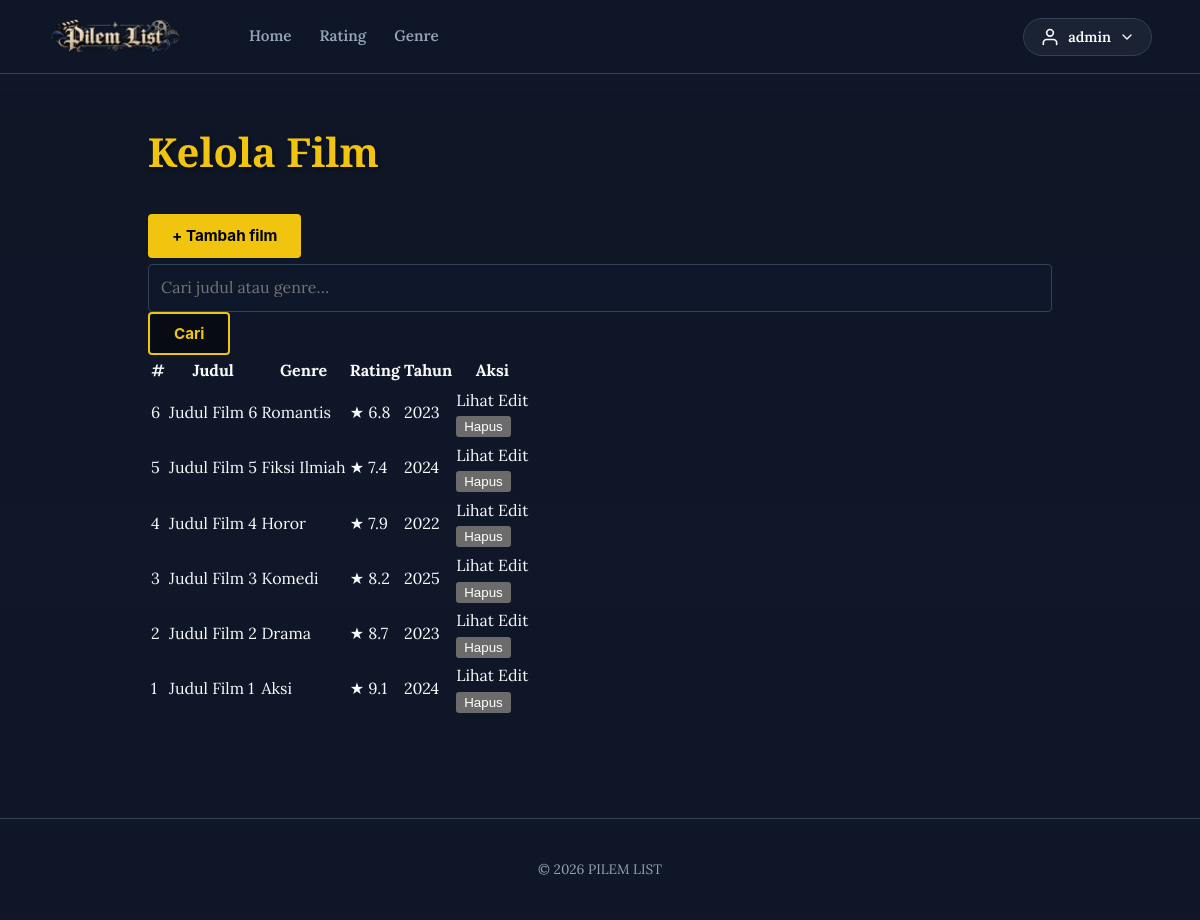
The page /admin/index.php (signed in) on the database as committed earlier.
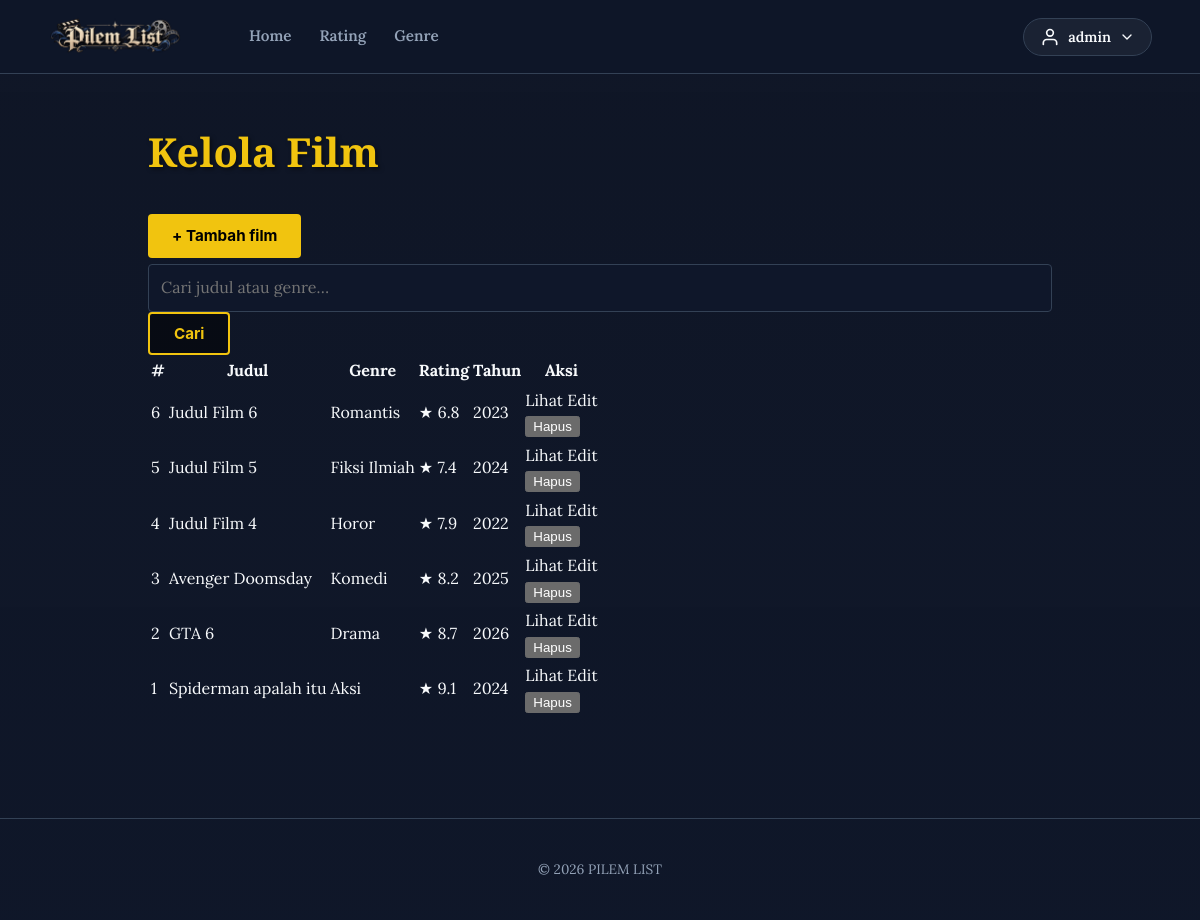
The same page on the database as committed later.
### tables this page shows
CREATE TABLE films (
    id INTEGER PRIMARY KEY AUTOINCREMENT,
    title TEXT NOT NULL,
    genre TEXT NOT NULL,
    rating REAL NOT NULL DEFAULT 0,
    year INTEGER,
    synopsis TEXT,
    cast_list TEXT,
    color TEXT NOT NULL DEFAULT '#9b1c2c',
    poster_url TEXT,
    created_at TEXT NOT NULL DEFAULT CURRENT_TIMESTAMP
);

### config.php (called while the page is built, shortened)
<?php
function e($v) { return htmlspecialchars((string)$v, ENT_QUOTES, 'UTF-8'); }
function is_logged_in() { return !empty($_SESSION['user_id']); }

### admin/index.php (the view, shortened to what this page needs)
<?php
$base = '../'; $page = 'admin'; $title = 'Kelola Film';
require __DIR__ . '/../config.php';
$q = trim($_GET['q'] ?? '');
if ($q !== '') {
    $st = $pdo->prepare("SELECT * FROM films WHERE title LIKE ? OR genre LIKE ? ORDER BY id DESC");
    $st->execute(["%$q%", "%$q%"]);
    $films = $st->fetchAll();
} else {
    $films = $pdo->query("SELECT * FROM films ORDER BY id DESC")->fetchAll();
}
require __DIR__ . '/../includes/header.php';
?>
<div class="page wide">
  <div class="bar">
    <h1>Kelola Film</h1>
    <a class="btn" href="form.php">+ Tambah film</a>
  </div>
  <form class="search" method="get">
    <input type="search" name="q" placeholder="Cari judul atau genre…" value="<?= e($q) ?>">
    <button class="btn g" type="submit">Cari</button>
  </form>
  <div class="tw">
  <table>
    <thead><tr><th>#</th><th>Judul</th><th>Genre</th><th>Rating</th><th>Tahun</th><th>Aksi</th></tr></thead>
    <tbody>
    <?php foreach ($films as $r): ?>
      <tr>
        <td><?= (int)$r['id'] ?></td>
        <td><?= e($r['title']) ?></td>
        <td><?= e($r['genre']) ?></td>
        <td>★ <?= e($r['rating']) ?></td>
        <td><?= e($r['year']) ?></td>
        <td class="act">
          <a class="sm" href="../film.php?id=<?= (int)$r['id'] ?>">Lihat</a>
          <a class="sm" href="form.php?id=<?= (int)$r['id'] ?>">Edit</a>
          <form method="post" action="delete.php" onsubmit="return confirm('Hapus film ini?')">
            <button class="sm danger" type="submit">Hapus</button>
          </form>
        </td>
      </tr>
    <?php endforeach; ?>
    </tbody>
  </table>
  </div>
</div>
<?php require __DIR__ . '/../includes/footer.php'; ?>

### includes/header.php (shortened to what this page needs)
<?php
require_once __DIR__ . '/../config.php';
$base  = $base ?? '';
$page  = $page ?? '';
?>
<!DOCTYPE html>
<html lang="id">
<head>
<link rel="stylesheet" href="<?= $base ?>assets/style.css">
</head>
<body>
<header>
<a class="logo" href="<?= $base ?>index.php">
  <img src="<?= $base ?>assets/logo.png" alt="PILEM LIST" style="height: 45px; width: auto;">
</a>
  <nav class="tnav" aria-label="Menu utama">
    <a href="<?= $base ?>index.php" class="<?= $page === 'home' ? 'on' : '' ?>">Home</a>
    <a href="<?= $base ?>rating.php" class="<?= $page === 'rating' ? 'on' : '' ?>">Rating</a>
    <a href="<?= $base ?>genre.php" class="<?= $page === 'genre' ? 'on' : '' ?>">Genre</a>
  </nav>
  <?php if (is_logged_in()): ?>
    <div class="profile-dropdown">
      <button class="profile-btn" id="profileBtn">
        <svg viewBox="0 0 24 24" width="20" height="20" stroke="currentColor" stroke-width="2" fill="none" stroke-linecap="round" stroke-linejoin="round"><path d="M20 21v-2a4 4 0 0 0-4-4H8a4 4 0 0 0-4 4v2"></path><circle cx="12" cy="7" r="4"></circle></svg>
        <span><?= e($_SESSION['username'] ?? 'User') ?></span>
        <svg class="chevron" viewBox="0 0 24 24" width="16" height="16" stroke="currentColor" stroke-width="2" fill="none" stroke-linecap="round" stroke-linejoin="round"><polyline points="6 9 12 15 18 9"></polyline></svg>
      </button>
  <?php else: ?>
    <a class="tbtn" href="<?= $base ?>login.php">Login</a>
  <?php endif; ?>
</header>
<main>

### includes/footer.php (shortened to what this page needs)
</main>
<footer>© <?= date('Y') ?> PILEM LIST</footer>
</body>
</html>

### assets/style.css (style rules this page uses)
:root { --bg:#0f172a; --sf:#1e293b; --tx:#f8fafc; --mu:#94a3b8; --ac:#3b82f6; --ln:#334155; color-scheme: dark; }
* { box-sizing:border-box }
body { margin: 0; background: var(--bg); color: var(--tx); font: 16px/1.6 "Lora", serif; }
a { color:inherit;text-decoration:none }
h1,h2,h3 { margin:0 }
header { position:fixed;top:0;left:0;right:0;z-index:20; display:flex;align-items:center;gap:14px;padding:14px 4%; background:rgba(15, 23, 42, 0.85); backdrop-filter: blur(10px); border-bottom: 1px solid var(--ln); }
.logo { display: flex; align-items: center; text-decoration: none; z-index: 10; margin-right: 20px; }
.logo img { display: block; object-fit: contain; }
.tnav { display:flex;gap:4px;margin-left:20px; position: relative; z-index: 20; }
.tnav a { padding:8px 12px; color:var(--mu) !important; font-size:.95rem; font-weight:600; border-radius:6px; text-decoration:none; transition:0.2s; }
.btn { display: inline-flex; align-items: center; justify-content: center; padding: 10px 24px !important; background-color: #f1c40f !important; background-image: none !important; border-radius: 4px !important; border: none !important; color: #000000 !important; font-family: "Inter", sans-serif; font-weight: 700; font-size: 0.95rem; text-transform: none; cursor: pointer; text-decoration: none !important; transition: 0.2s; }
.btn.g { background-color: rgba(0, 0, 0, 0.5) !important; color: #f1c40f !important; border: 2px solid #f1c40f !important; }
input,textarea { display:block;width:100%;margin-top:6px;padding:10px 12px;background:#0f172a;color:#fff;border:1px solid #334155;border-radius:4px;font:inherit }
footer { padding:40px;text-align:center;color:var(--mu);font-size:.85rem;border-top:1px solid var(--ln);margin-top:40px; }
.page { padding-top: 120px !important; padding-bottom: 60px; max-width: 1000px; margin: 0 auto; padding-left: 4%; padding-right: 4%; }
.page h1 { font-family: "Cinzel", serif; font-size: 2.5rem; color: #f1c40f; margin-bottom: 30px; text-shadow: 2px 2px 4px rgba(0,0,0,0.5); }
body { background: linear-gradient(rgba(15, 23, 42, 0.85), rgba(15, 23, 42, 0.95)), url('../assets/bg-login.jpg') no-repeat center center fixed !important; background-size: cover !important; }
.profile-dropdown { position: relative; display: inline-block; }
.profile-btn { display: flex; align-items: center; gap: 8px; background: rgba(255, 255, 255, 0.05); border: 1px solid var(--ln); color: var(--tx); padding: 8px 16px; border-radius: 50px; cursor: pointer; font-size: 0.9rem; font-weight: 600; transition: 0.2s; font-family: inherit; }
.profile-btn .chevron { transition: transform 0.3s; }
.page h1 { text-align: left; }

Rows that differ between the two databases and show on the page:
changed films "Komedi": title "Judul Film 3" → "Avenger Doomsday"
changed films "Drama": title "Judul Film 2" → "GTA 6"; year "2023" → "2026"
changed films "Aksi": title "Judul Film 1" → "Spiderman apalah itu"
